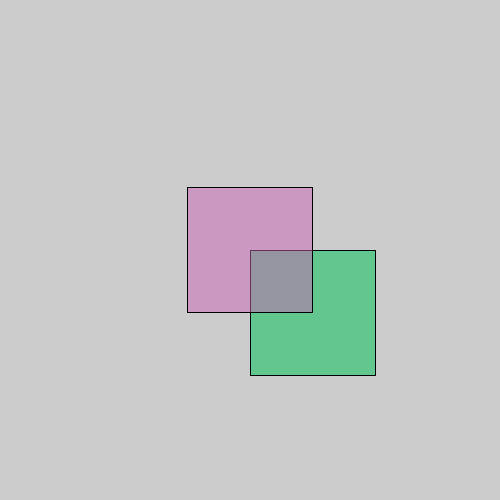
Frame 1 (no input)
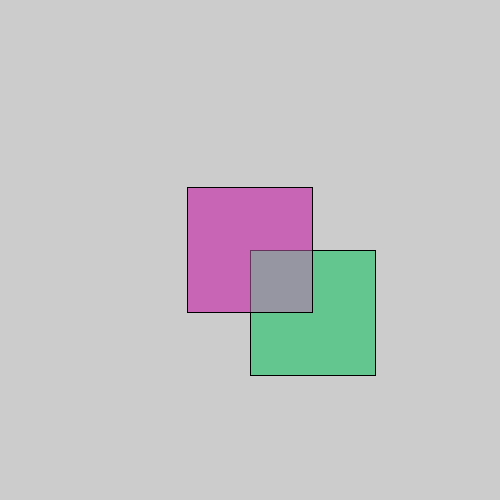
Frame 60 (the mouse pressed at the canvas centre just before this capture)
Frame 120 (the mouse held since frame 60 and released just before this capture): identical to frame 60, image omitted

The Processing sketch that drew these frames (run headless with seeded random() and noise(); from frame 60 on, the mouse is pressed at the canvas centre):

// Processing sketch: variables_posicion
// ── variables_posicion.pde
float posX, posY;
float sizeX, sizeY;

void setup() {
  size(500, 500);
  posX = width * 0.5;
  posY = height/2;
  sizeX = width/4;
  sizeY = height * 0.25;
}

void draw() {
  fill(#64C68F); //color en hexadecimal
  rect(posX, posY, sizeX, sizeY);

  fill(200, 100, 180, 127); //color con alpha
  //noFill(); //esto es para eliminar el fill()
  rect(posX-sizeX/2, posY-sizeX/2, sizeX, sizeY);
}
